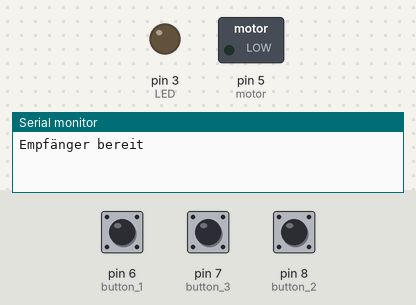
Simulated run of this sketch. Board: Arduino Uno, built with avr-gcc and run on an emulated ATmega328P. Shown: switched loads named in the sketch (green lamp = pin HIGH), output pins drawn as LEDs (lit = HIGH), the last lines printed to the serial monitor. Inputs (shaded band) come from the test bench; at power-on: pin 6 (button_1) HIGH, pin 7 (button_3) HIGH, pin 8 (button_2) HIGH. No radio packets arrive unless stated.

Above: at 1.2 s.
1.3 s: pin 6 (button_1) pulled LOW for 0.15 s
At 1.37 s:
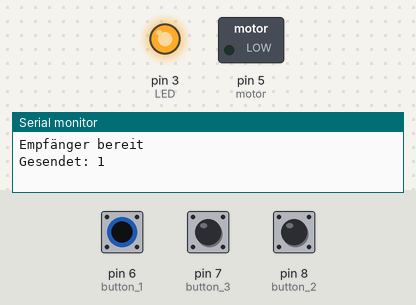
2.9 s: pin 6 (button_1) pulled LOW for 3.2 s
At 7.3 s:
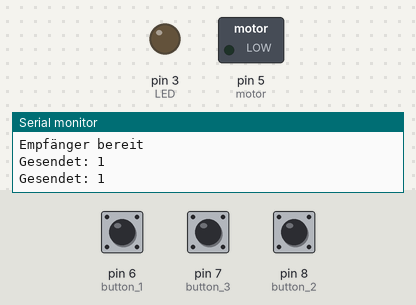
7.6 s: pin 7 (button_3) pulled LOW for 3.2 s
At 8.4 s:
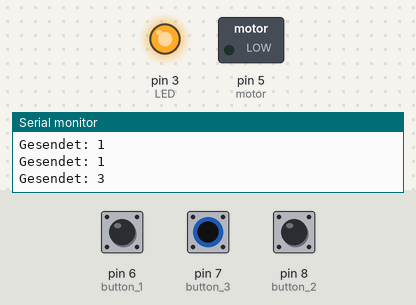
Timing chart, 0 to 12.3 s (numbered marks = the images above; inputs shaded):
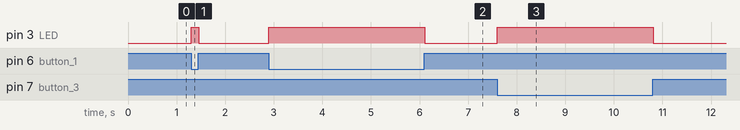

Measured:
- after the input at 1.3 s, pin 3 (LED): LOW → HIGH at once, → LOW 0.15 s later
- after the input at 2.9 s, pin 3 (LED): LOW → HIGH at once, → LOW 3.2 s later
- after the input at 7.6 s, pin 3 (LED): LOW → HIGH at once, → LOW 3.2 s later

The sketch:

Funkmodul.ino
```cpp
#include <SPI.h>
#include <RF24.h>
#define CE 9
#define CSN 10
#define LED 3
#define motor 5
#define button_1 6
#define button_2 8
#define button_3 7

RF24 funk(CE, CSN);
const byte adresse_epmfangen[6] = "GeraetB";  //Adresse des Geräts
const byte adresse_senden[6] = "GeraetA";     //Adresse wohin gesendet werden soll, also die des anderen Geräts
void setup() {
  Serial.begin(9600);
  pinMode(LED, OUTPUT);
  pinMode(motor, OUTPUT);
  pinMode(button_1, INPUT_PULLUP);
  pinMode(button_2, INPUT_PULLUP);
  pinMode(button_3, INPUT_PULLUP);
  if (!funk.begin()) {
    Serial.println("Funkmodul NICHT gefunden!");
    while (true) {
      digitalWrite(LED, HIGH);
      delay(100);
      digitalWrite(LED, LOW);
    }
  }
  funk.openReadingPipe(1, adresse_epmfangen);
  funk.openWritingPipe(adresse_senden);
  funk.setPALevel(RF24_PA_MAX);
  funk.setDataRate(RF24_250KBPS);
  funk.setChannel(100);

  funk.startListening();


  Serial.println("Empfänger bereit");
}
uint8_t set_wert() {
  if (digitalRead(button_1) == LOW) return 1;
  if (digitalRead(button_2) == LOW) return 2;
  if (digitalRead(button_3) == LOW) return 3;
  else return 0;
}
void loop() {
  if (funk.available() && digitalRead(button_1) != LOW && digitalRead(button_2) != LOW && digitalRead(button_3) != LOW) {
    digitalWrite(LED, HIGH);
    uint8_t wert;
    funk.read(&wert, sizeof(wert));
    if (wert == 1 || wert == 2 || wert == 3) {
      Serial.print("Empfangen: ");
      Serial.println(wert);
      switch (wert) {
        case 1:
          analogWrite(motor, 85);
          break;
        case 2:
          analogWrite(motor, 170);
          break;
        case 3:
          analogWrite(motor, 255);
          break;
        default:
          break;
      }
      digitalWrite(LED, LOW);
      delay(100);
      digitalWrite(LED, HIGH);
      delay(400);
      analogWrite(motor, 0);
    }
    digitalWrite(LED, LOW);
  }
  else if (digitalRead(button_1) == LOW || digitalRead(button_2) == LOW || digitalRead(button_3) == LOW) {
    funk.stopListening();
    uint8_t wert = set_wert();
    if (wert == 0) {
      Serial.println("Input Nicht richtig empfangen.");
    }
    digitalWrite(LED, HIGH);
    bool erfolg = funk.write(&wert, sizeof(wert));

    if (erfolg) {
      Serial.print("Gesendet: ");
      Serial.println(wert);
    } else {
      Serial.println("Senden fehlgeschlagen");
    }
    while (digitalRead(button_1) == LOW ||
           digitalRead(button_2) == LOW ||
           digitalRead(button_3) == LOW)
      {
      delay(10);
      }
    digitalWrite(LED, LOW);
    funk.startListening();
  }
}
```
